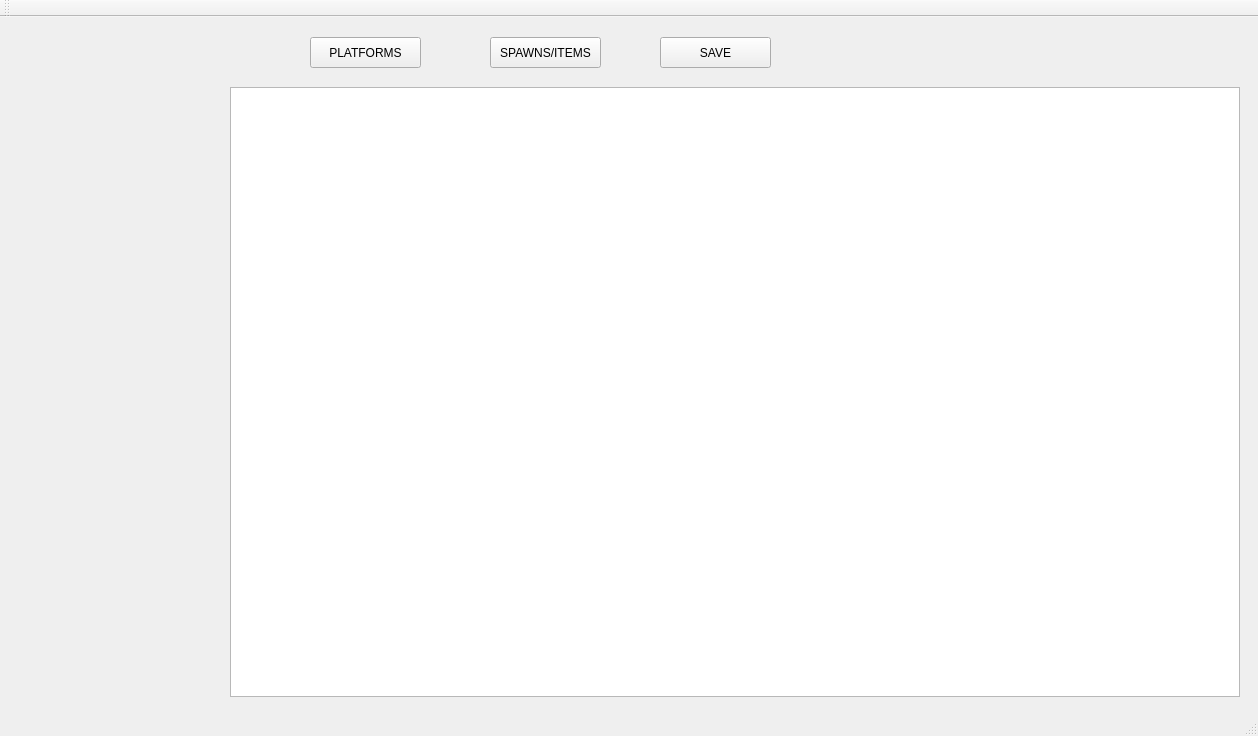
<?xml version="1.0" encoding="UTF-8"?>
<ui version="4.0">
 <class>MainWindow</class>
 <widget class="QMainWindow" name="MainWindow">
  <property name="geometry">
   <rect>
    <x>0</x>
    <y>0</y>
    <width>1258</width>
    <height>736</height>
   </rect>
  </property>
  <property name="windowTitle">
   <string>MainWindow</string>
  </property>
  <widget class="QWidget" name="centralwidget">
   <widget class="QPushButton" name="pushButton">
    <property name="geometry">
     <rect>
      <x>660</x>
      <y>20</y>
      <width>111</width>
      <height>31</height>
     </rect>
    </property>
    <property name="text">
     <string>SAVE</string>
    </property>
   </widget>
   <widget class="QPushButton" name="pushButton_2">
    <property name="geometry">
     <rect>
      <x>310</x>
      <y>20</y>
      <width>111</width>
      <height>31</height>
     </rect>
    </property>
    <property name="text">
     <string>PLATFORMS</string>
    </property>
   </widget>
   <widget class="QPushButton" name="pushButton_3">
    <property name="geometry">
     <rect>
      <x>490</x>
      <y>20</y>
      <width>111</width>
      <height>31</height>
     </rect>
    </property>
    <property name="text">
     <string>SPAWNS/ITEMS</string>
    </property>
   </widget>
   <widget class="QGraphicsView" name="view">
    <property name="geometry">
     <rect>
      <x>230</x>
      <y>70</y>
      <width>1010</width>
      <height>610</height>
     </rect>
    </property>
   </widget>
   <widget class="QWidget" name="gridLayoutWidget">
    <property name="geometry">
     <rect>
      <x>30</x>
      <y>110</y>
      <width>161</width>
      <height>521</height>
     </rect>
    </property>
    <layout class="QGridLayout" name="gridLayout"/>
   </widget>
  </widget>
  <widget class="QMenuBar" name="menubar">
   <property name="geometry">
    <rect>
     <x>0</x>
     <y>0</y>
     <width>1258</width>
     <height>20</height>
    </rect>
   </property>
  </widget>
  <widget class="QStatusBar" name="statusbar"/>
  <widget class="QToolBar" name="toolBar">
   <property name="windowTitle">
    <string>toolBar</string>
   </property>
   <attribute name="toolBarArea">
    <enum>TopToolBarArea</enum>
   </attribute>
   <attribute name="toolBarBreak">
    <bool>false</bool>
   </attribute>
  </widget>
 </widget>
 <resources/>
 <connections/>
</ui>
